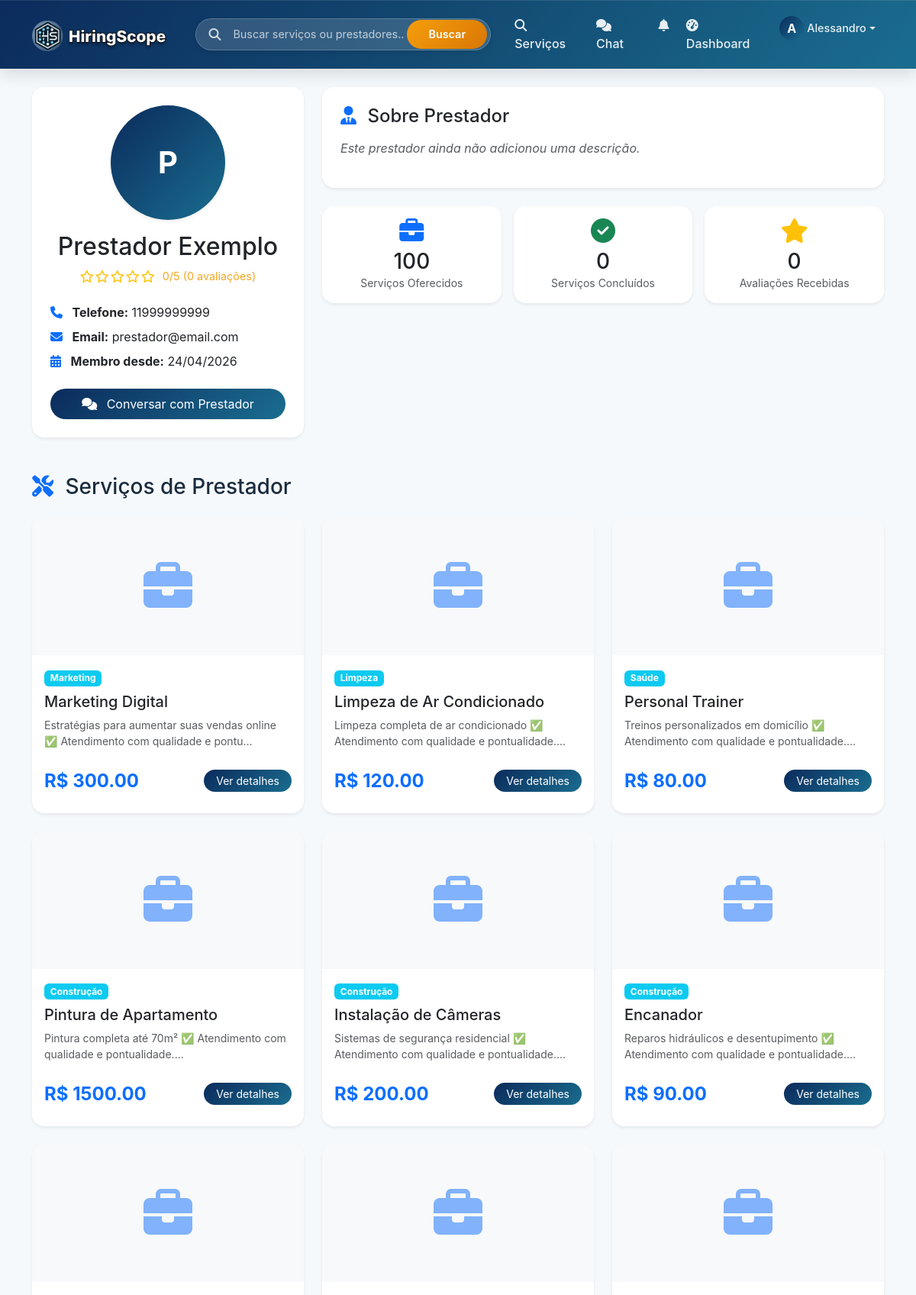
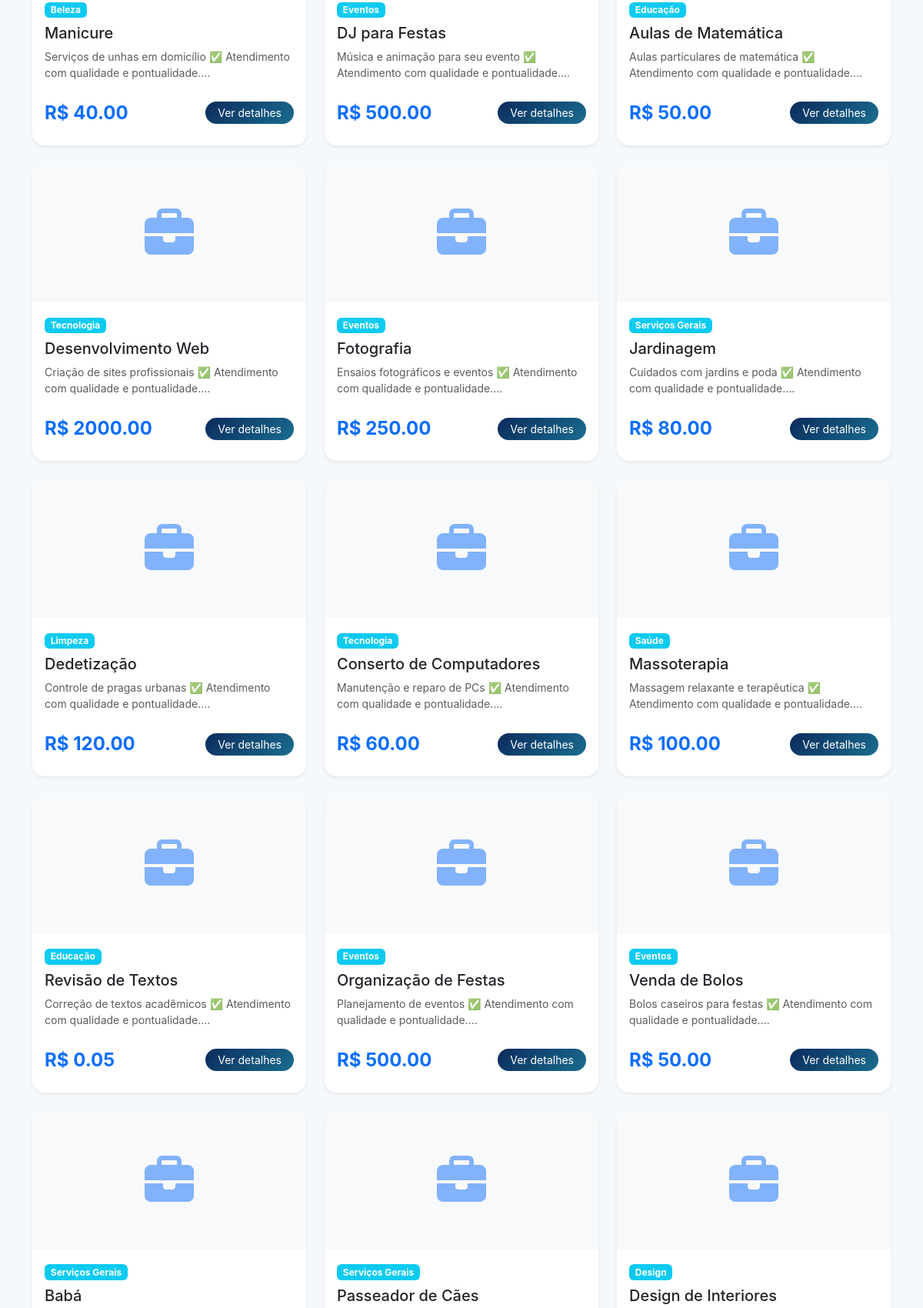
/perfil/1 (signed in, upper part), run on the app's committed database (2 pictures, top to bottom).
### models.py (models this page shows, shortened)
class Usuario(UserMixin, db.Model):
    __tablename__ = 'usuarios'
    id = db.Column(db.Integer, primary_key=True)
    nome = db.Column(db.String(100), nullable=False)
    email = db.Column(db.String(100), unique=True, nullable=False)
    senha_hash = db.Column(db.String(200), nullable=False)
    telefone = db.Column(db.String(20))
    tipo = db.Column(db.String(20), nullable=False)  # cliente, prestador
    is_admin = db.Column(db.Boolean, default=False)  # NOVO CAMPO
    data_cadastro = db.Column(db.DateTime, default=datetime.utcnow)
    foto_perfil = db.Column(db.String(200), default='default.jpg')
    foto_url = db.Column(db.String(500), nullable=True)  # URL da foto do Google
    descricao = db.Column(db.Text)
    servicos_oferecidos = db.relationship('Servico', back_populates='prestador', lazy=True, overlaps='prestador_rel')
    avaliacoes_recebidas = db.relationship('Avaliacao', foreign_keys='Avaliacao.prestador_id', back_populates='prestador', lazy=True, overlaps='avaliado_rel')
    avaliacoes_feitas = db.relationship('Avaliacao', foreign_keys='Avaliacao.cliente_id', back_populates='cliente', lazy=True, overlaps='avaliador_rel')
    favoritos = db.relationship('Favorito', foreign_keys='Favorito.cliente_id', back_populates='cliente', lazy=True, overlaps='cliente_rel')
    contratos_como_cliente = db.relationship('Contrato', foreign_keys='Contrato.cliente_id', back_populates='cliente', lazy=True, overlaps='cliente_rel')
    contratos_como_prestador = db.relationship('Contrato', foreign_keys='Contrato.prestador_id', back_populates='prestador', lazy=True, overlaps='prestador_rel')
    def media_avaliacoes(self):
        if self.avaliacoes_recebidas:
            total = sum([a.nota for a in self.avaliacoes_recebidas])
            return round(total / len(self.avaliacoes_recebidas), 1)
        return 0
    def total_avaliacoes(self):
        return len(self.avaliacoes_recebidas) if self.avaliacoes_recebidas else 0

class Servico(db.Model):
    __tablename__ = 'servicos'
    id = db.Column(db.Integer, primary_key=True)
    prestador_id = db.Column(db.Integer, db.ForeignKey('usuarios.id'), nullable=False)
    titulo = db.Column(db.String(200), nullable=False)
    descricao = db.Column(db.Text, nullable=False)
    categoria = db.Column(db.String(100))
    tipo_preco = db.Column(db.String(20), default='fixo')  # fixo, hora, dia, metro, consulta
    preco = db.Column(db.Float)
    destaque = db.Column(db.Boolean, default=False)
    destaque_pago = db.Column(db.Boolean, default=False)
    destaque_data_fim = db.Column(db.DateTime, nullable=True)
    data_postagem = db.Column(db.DateTime, default=datetime.utcnow)
    imagem_base64 = db.Column(db.Text, nullable=True)
    prestador = db.relationship('Usuario', foreign_keys=[prestador_id], back_populates='servicos_oferecidos')
    solicitacoes = db.relationship('Solicitacao', back_populates='servico', lazy=True, overlaps='servico_rel')
    avaliacoes = db.relationship('Avaliacao', back_populates='servico', lazy=True, overlaps='servico_rel')
    contratos = db.relationship('Contrato', back_populates='servico', lazy=True, overlaps='servico_rel')

### routes/main_routes.py (the view)
@main_bp.route('/perfil/<int:prestador_id>')
def perfil_prestador(prestador_id):
    prestador = Usuario.query.get_or_404(prestador_id)
    if prestador.tipo != 'prestador':
        flash('Usuário não é um prestador de serviços', 'warning')
        return redirect(url_for('main.index'))
    return render_template('perfil_prestador.html', prestador=prestador)

### templates/perfil_prestador.html (shortened to what this page needs)
{% extends "base.html" %}
{% block content %}
<div class="container mt-4">
    <div class="row mb-5">
        <div class="col-md-4">
            <div class="card shadow-sm border-0 rounded-4 overflow-hidden">
                <div class="card-body text-center p-4">
                    <div class="prestador-avatar mx-auto mb-3">
                        {% if prestador.foto_url %}
                            <img src="{{ prestador.foto_url }}" alt="{{ prestador.nome }}"
                                 class="rounded-circle shadow-sm" style="width: 150px; height: 150px; object-fit: cover;">
                        {% elif prestador.foto_perfil and prestador.foto_perfil != 'default.jpg' %}
                            <img alt="{{ prestador.nome }}"
                                 class="rounded-circle shadow-sm" style="width: 150px; height: 150px; object-fit: cover;">
                        {% else %}
                            <div class="rounded-circle d-flex align-items-center justify-content-center shadow-sm mx-auto"
                                 style="width: 150px; height: 150px; background: linear-gradient(135deg, #0b2b5c, #1a6d8f);">
                                <span class="text-white fs-1 fw-bold">{{ prestador.nome[0]|upper }}</span>
                            </div>
                        {% endif %}
                    </div>
                    <h2 class="mb-2">{{ prestador.nome }}</h2>
                    <div class="rating mb-2">
                        {% set media = prestador.media_avaliacoes() %}
                        {% for i in range(5) %}
                            {% if i < media|round(0, 'floor') %}
                                <i class="fas fa-star text-warning"></i>
                            {% elif i < media %}
                                <i class="fas fa-star-half-alt text-warning"></i>
                            {% else %}
                                <i class="far fa-star text-warning"></i>
                            {% endif %}
                        {% endfor %}
                        <span class="ms-2">{{ media }}/5 ({{ prestador.total_avaliacoes() }} avaliações)</span>
                    </div>
                    <div class="mt-3 text-start">
                        {% if prestador.telefone %}
                            <p class="mb-2">
                                <i class="fas fa-phone text-primary me-2"></i>
                                <strong>Telefone:</strong> {{ prestador.telefone }}
                            </p>
                        {% endif %}
                        <p class="mb-2">
                            <i class="fas fa-envelope text-primary me-2"></i>
                            <strong>Email:</strong> {{ prestador.email }}
                        </p>
                        <p class="mb-2">
                            <i class="fas fa-calendar-alt text-primary me-2"></i>
                            <strong>Membro desde:</strong> {{ prestador.data_cadastro.strftime('%d/%m/%Y') }}
                        </p>
                    </div>
                    {% if current_user.is_authenticated and current_user.id != prestador.id %}
                        <button onclick="iniciarChat({{ prestador.id }}, '{{ prestador.nome|replace("'", "\\'") }}')"
                                class="btn btn-primary w-100 rounded-pill py-2 mt-3">
                            <i class="fas fa-comments me-2"></i> Conversar com {{ prestador.nome.split()[0] }}
                        </button>
                    {% elif not current_user.is_authenticated %}
                        <a href="/login" class="btn btn-outline-primary w-100 rounded-pill py-2 mt-3">
                            <i class="fas fa-sign-in-alt me-2"></i> Faça login para conversar
                        </a>
                    {% endif %}
                </div>
            </div>
        </div>
        <div class="col-md-8">
            <div class="card shadow-sm border-0 rounded-4 mb-4">
                <div class="card-body p-4">
                    <h4 class="mb-3">
                        <i class="fas fa-user-tie text-primary me-2"></i>
                        Sobre {{ prestador.nome.split()[0] }}
                    </h4>
                    {% if prestador.descricao %}
                        <p class="text-muted">{{ prestador.descricao }}</p>
                    {% else %}
                        <p class="text-muted fst-italic">Este prestador ainda não adicionou uma descrição.</p>
                    {% endif %}
                </div>
            </div>
            <div class="row g-3 mb-4">
                <div class="col-md-4">
                    <div class="card shadow-sm border-0 rounded-4 text-center p-3">
                        <i class="fas fa-briefcase fa-2x text-primary mb-2"></i>
                        <h3 class="mb-0">{{ prestador.servicos_oferecidos|length }}</h3>
                        <small class="text-muted">Serviços Oferecidos</small>
                    </div>
                </div>
                <div class="col-md-4">
                    <div class="card shadow-sm border-0 rounded-4 text-center p-3">
                        <i class="fas fa-check-circle fa-2x text-success mb-2"></i>
                        <h3 class="mb-0">{{ prestador.contratos_como_prestador|selectattr('status', 'equalto', 'concluido')|list|length }}</h3>
                        <small class="text-muted">Serviços Concluídos</small>
                    </div>
                </div>
                <div class="col-md-4">
                    <div class="card shadow-sm border-0 rounded-4 text-center p-3">
                        <i class="fas fa-star fa-2x text-warning mb-2"></i>
                        <h3 class="mb-0">{{ prestador.total_avaliacoes() }}</h3>
                        <small class="text-muted">Avaliações Recebidas</small>
                    </div>
                </div>
            </div>
        </div>
    </div>
    <div class="mb-5">
        <h3 class="mb-4">
            <i class="fas fa-tools text-primary me-2"></i>
            Serviços de {{ prestador.nome.split()[0] }}
        </h3>
        {% if prestador.servicos_oferecidos %}
        <div class="row g-4">
            {% for servico in prestador.servicos_oferecidos %}
            <div class="col-md-6 col-lg-4">
                <div class="card h-100 border-0 rounded-4 shadow-sm overflow-hidden transition">
                    {% if servico.imagem_base64 %}
                        <img
                             class="card-img-top"
                             alt="{{ servico.titulo }}"
                             style="height: 180px; object-fit: cover;">
                    {% else %}
                        <div class="card-img-top d-flex align-items-center justify-content-center bg-light" style="height: 180px;">
                            <i class="fas fa-briefcase fa-4x text-primary opacity-50"></i>
                        </div>
                    {% endif %}
                    <div class="card-body p-3">
                        <span class="badge bg-info mb-2">{{ servico.categoria }}</span>
                        <h5 class="card-title">{{ servico.titulo }}</h5>
                        <p class="card-text small text-muted">{{ servico.descricao[:80] }}...</p>
                        <div class="d-flex justify-content-between align-items-center mt-2">
                            {% if servico.preco %}
                                <span class="price fw-bold text-primary">R$ {{ "%.2f"|format(servico.preco) }}</span>
                            {% else %}
                                <span class="text-muted small">Preço sob consulta</span>
                            {% endif %}
                            <a href="/servico/{{ servico.id }}" class="btn btn-sm btn-primary rounded-pill px-3">
                                Ver detalhes
                            </a>
                        </div>
                    </div>
                </div>
            </div>
            {% endfor %}
        </div>
        {% else %}
        <div class="alert alert-info text-center rounded-4">
            <i class="fas fa-info-circle me-2"></i>
            Este prestador ainda não cadastrou nenhum serviço.
        </div>
        {% endif %}
    </div>
</div>
{% endblock %}

### templates/components/base/navbar.html (shortened to what this page needs)
<nav class="navbar navbar-expand-lg navbar-dark sticky-top">
    <div class="container">
        <a class="navbar-brand" href="{{ url_for('main.index') }}">
            <img src="{{ url_for('static', filename='img/logo.png') }}"
                 alt="PrestaServiços"
                 class="navbar-logo"
                 style="height: 42px;"
                 onerror="this.onerror=null; this.parentNode.innerHTML='<i class=\'fas fa-tools me-2\'></i> PrestaServiços';">
        </a>
        <div class="search-bar-desktop d-none d-lg-block">
            <div class="search-bar-wrapper">
                <div class="search-icon"><i class="fas fa-search"></i></div>
                <input type="text" id="globalSearchInput" class="search-input" placeholder="Buscar serviços ou prestadores...">
                <button id="globalSearchBtn" class="search-btn">Buscar</button>
            </div>
        </div>
        <div class="collapse navbar-collapse" id="navbarNav">
            <ul class="navbar-nav ms-auto">
                <li class="nav-item">
                    <a class="nav-link" href="{{ url_for('servico.lista') }}">
                        <i class="fas fa-search me-1"></i> Serviços
                    </a>
                </li>
                {% if current_user.is_authenticated %}
                    <li class="nav-item position-relative">
                        <a class="nav-link chat-link" href="{{ url_for('chat.index') }}">
                            <i class="fas fa-comments me-1"></i> Chat
                        </a>
                    </li>
                    <li class="nav-item dropdown">
                        <a class="nav-link" href="#" id="notificationDropdown" role="button" data-bs-toggle="dropdown">
                            <i class="fas fa-bell"></i>
                        </a>
                    </li>
                    <li class="nav-item">
                        <a class="nav-link" href="{{ url_for('main.dashboard') }}">
                            <i class="fas fa-tachometer-alt me-1"></i> Dashboard
                        </a>
                    </li>
                    <li class="nav-item dropdown">
                        <a class="nav-link dropdown-toggle d-flex align-items-center" href="#" id="userDropdown" role="button" data-bs-toggle="dropdown">
                            {% if current_user.foto_url %}
                                <div class="user-avatar-nav-placeholder" style="display: none;">{{ current_user.nome[0]|upper }}</div>
                            {% else %}
                                <div class="user-avatar-nav-placeholder">{{ current_user.nome[0]|upper }}</div>
                            {% endif %}
                            <span class="user-name-nav ms-1">{{ current_user.nome.split()[0] }}</span>
                        </a>
                    </li>
                {% endif %}
            </ul>
        </div>
    </div>
</nav>

### data on the page
Usuario: nome "A", nome "Alessandro"
Usuario: nome "P", nome "Prestador Exemplo", telefone "11999999999", email "prestador@email.com", data_cadastro "24/04/2026", nome "Prestador"
Servico: categoria "Marketing", titulo "Marketing Digital", descricao "Estratégias para aumentar suas vendas online ✅ Atendimento com qualidade e pontu", preco "300.00"
Servico: categoria "Limpeza", titulo "Limpeza de Ar Condicionado", descricao "Limpeza completa de ar condicionado ✅ Atendimento com qualidade e pontualidade.", preco "120.00"
Servico: categoria "Saúde", titulo "Personal Trainer", descricao "Treinos personalizados em domicílio ✅ Atendimento com qualidade e pontualidade.", preco "80.00"
Servico: categoria "Construção", titulo "Pintura de Apartamento", descricao "Pintura completa até 70m² ✅ Atendimento com qualidade e pontualidade.", preco "1500.00"
Servico: categoria "Construção", titulo "Instalação de Câmeras", descricao "Sistemas de segurança residencial ✅ Atendimento com qualidade e pontualidade.", preco "200.00"
Servico: categoria "Construção", titulo "Encanador", descricao "Reparos hidráulicos e desentupimento ✅ Atendimento com qualidade e pontualidade.", preco "90.00"
Servico: categoria "Beleza", titulo "Manicure", descricao "Serviços de unhas em domicílio ✅ Atendimento com qualidade e pontualidade.", preco "40.00"
Servico: categoria "Eventos", titulo "DJ para Festas", descricao "Música e animação para seu evento ✅ Atendimento com qualidade e pontualidade.", preco "500.00"
Servico: categoria "Educação", titulo "Aulas de Matemática", descricao "Aulas particulares de matemática ✅ Atendimento com qualidade e pontualidade.", preco "50.00"
Servico: categoria "Tecnologia", titulo "Desenvolvimento Web", descricao "Criação de sites profissionais ✅ Atendimento com qualidade e pontualidade.", preco "2000.00"
Servico: categoria "Eventos", titulo "Fotografia", descricao "Ensaios fotográficos e eventos ✅ Atendimento com qualidade e pontualidade.", preco "250.00"
Servico: categoria "Serviços Gerais", titulo "Jardinagem", descricao "Cuidados com jardins e poda ✅ Atendimento com qualidade e pontualidade.", preco "80.00"
Servico: categoria "Limpeza", titulo "Dedetização", descricao "Controle de pragas urbanas ✅ Atendimento com qualidade e pontualidade.", preco "120.00"
Servico: categoria "Tecnologia", titulo "Conserto de Computadores", descricao "Manutenção e reparo de PCs ✅ Atendimento com qualidade e pontualidade.", preco "60.00"
Servico: categoria "Saúde", titulo "Massoterapia", descricao "Massagem relaxante e terapêutica ✅ Atendimento com qualidade e pontualidade.", preco "100.00"
Servico: categoria "Educação", titulo "Revisão de Textos", descricao "Correção de textos acadêmicos ✅ Atendimento com qualidade e pontualidade.", preco "0.05"
Servico: categoria "Eventos", titulo "Organização de Festas", descricao "Planejamento de eventos ✅ Atendimento com qualidade e pontualidade.", preco "500.00"
Servico: categoria "Eventos", titulo "Venda de Bolos", descricao "Bolos caseiros para festas ✅ Atendimento com qualidade e pontualidade.", preco "50.00"
Servico: categoria "Serviços Gerais", titulo "Babá"
Servico: categoria "Serviços Gerais", titulo "Passeador de Cães"
Servico: categoria "Design", titulo "Design de Interiores"

### other printed values
{{ media }} "0"
{{ prestador.total_avaliacoes() }} "0"
{{ prestador.servicos_oferecidos|length }} "100"
